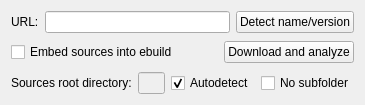
          <widget class="QWidget" name="page_7">
           <property name="geometry">
            <rect>
             <x>0</x>
             <y>0</y>
             <width>365</width>
             <height>101</height>
            </rect>
           </property>
           <attribute name="label">
            <string>Sources</string>
           </attribute>
           <layout class="QVBoxLayout">
            <item>
             <layout class="QHBoxLayout">
              <item>
               <widget class="QLabel" name="label_9">
                <property name="text">
                 <string>URL:</string>
                </property>
               </widget>
              </item>
              <item>
               <widget class="QLineEdit" name="urlEdit">
                <property name="toolTip">
                 <string>Please enter an URL to the source file. It can be http://, ftp://, and even svn checkout or cvs (for last ones, just enter download command)</string>
                </property>
               </widget>
              </item>
              <item>
               <widget class="QPushButton" name="nameDetectButton">
                <property name="text">
                 <string>Detect name/version</string>
                </property>
               </widget>
              </item>
             </layout>
            </item>
            <item>
             <layout class="QHBoxLayout">
              <item>
               <widget class="QCheckBox" name="embedSourcesCheckBox">
                <property name="toolTip">
                 <string>Import sources directly in package. Useful for offline distributing</string>
                </property>
                <property name="statusTip">
                 <string/>
                </property>
                <property name="text">
                 <string>Embed sources into ebuild</string>
                </property>
               </widget>
              </item>
              <item>
               <spacer>
                <property name="orientation">
                 <enum>Qt::Horizontal</enum>
                </property>
                <property name="sizeHint" stdset="0">
                 <size>
                  <width>314</width>
                  <height>27</height>
                 </size>
                </property>
               </spacer>
              </item>
              <item>
               <widget class="QPushButton" name="downloadAnalyzeButton">
                <property name="text">
                 <string>Download and analyze</string>
                </property>
                <property name="icon">
                 <iconset>
                  <normaloff>../../../../usr/share/icons/crystalsvg/32x32/actions/svn_status.png</normaloff>../../../../usr/share/icons/crystalsvg/32x32/actions/svn_status.png</iconset>
                </property>
               </widget>
              </item>
             </layout>
            </item>
            <item>
             <layout class="QHBoxLayout">
              <item>
               <widget class="QLabel" name="sourcesRootDirectoryLabel">
                <property name="text">
                 <string>Sources root directory:</string>
                </property>
               </widget>
              </item>
              <item>
               <widget class="QLineEdit" name="sourcesRootDirectoryEdit">
                <property name="enabled">
                 <bool>false</bool>
                </property>
               </widget>
              </item>
              <item>
               <widget class="QCheckBox" name="sourcesRootDirectoryAutodetectCheckBox">
                <property name="text">
                 <string>Autodetect</string>
                </property>
                <property name="checked">
                 <bool>true</bool>
                </property>
               </widget>
              </item>
              <item>
               <widget class="QCheckBox" name="noSubfolderCheckBox">
                <property name="text">
                 <string>No subfolder</string>
                </property>
               </widget>
              </item>
             </layout>
            </item>
            <item>
             <spacer name="verticalSpacer">
              <property name="orientation">
               <enum>Qt::Vertical</enum>
              </property>
              <property name="sizeHint" stdset="0">
               <size>
                <width>20</width>
                <height>40</height>
               </size>
              </property>
             </spacer>
            </item>
           </layout>
          </widget>
